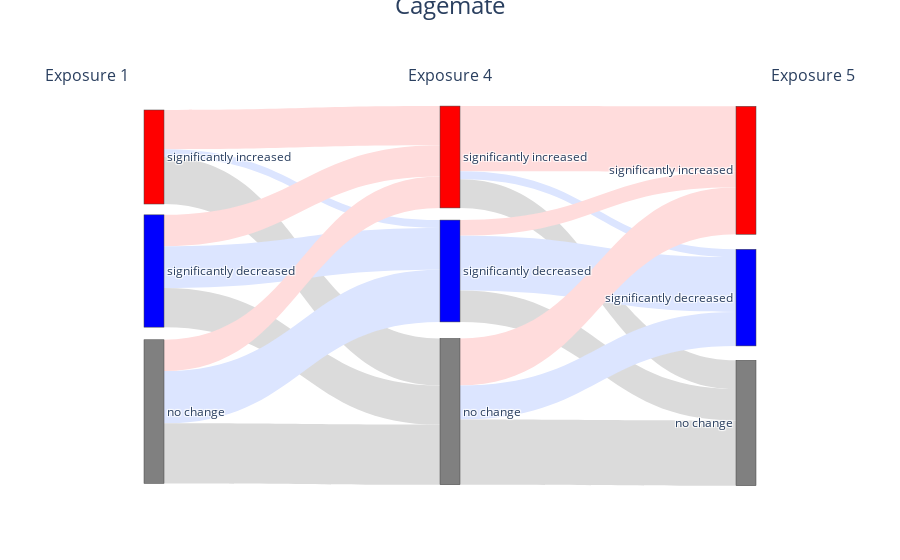

Notebook code for this chart:
### Code cell
names = ["significantly increased", "significantly decreased", "no change",           # First stage
                "significantly increased", "significantly decreased", "no change",  
                " significantly increased", " significantly decreased", " no change"]
targets = ["significantly increased", "significantly decreased", "no change",           # First stage
                "significantly increased", "significantly decreased", "no change",  
                " significantly increased", " significantly decreased", " no change",
                "significantly increased", "significantly decreased", "no change",           # First stage
                "significantly increased", "significantly decreased", "no change",  
                " significantly increased", " significantly decreased", " no change"]
color_dict = {'increased':'red','decreased':'blue','change':'grey'}
color_dict_links = {"increased":"#FFDCDC", 'decreased': "#DCE5FF", 'change':  "#DBDBDB"}
fig = go.Figure(data=[go.Sankey(
    node = dict(
        label = names,             # Third stage
        pad = 15,
        thickness = 20,
        color = [color_dict[x.split(' ')[-1]] for x in names] ,
        y = [0.15, 0.45, 0.82,     # First stage (A_1, B_1, C_1)
            0.15, 0.45, 0.82,     # Second stage (A_2, B_2, C_2) 
            0.185, 0.52, 0.85],    # Third stage (A_3, B_3, C_3)
       # x positions to space out stages
        x = [0.1, 0.1, 0.1,       # First stage
            0.5, 0.5, 0.5,       # Second stage
            0.9, 0.9, 0.9] 
    ),
    link = dict(
        # First stage to second stage
        source = [0, 0, 0,          # Math101 to Pass/Fail
                 1, 1, 1,
                 2, 2, 2,
                 3, 3, 3, 
                 4, 4, 4, 
                 5, 5, 5],          # Physics101 to Pass/Fail
        target = [3, 4, 5,          # to Pass Math/Fail Math
                 3, 4, 5,
                 3, 4, 5,
                 6, 7, 8,
                 6, 7, 8,
                 6, 7, 8],          # to Pass Physics/Fail Physics
        value = [15, 3, 18,        # 80 pass math, 20 fail
                12, 16, 15,         #sig inc, sig dec, no change
                12, 20, 23,
                25, 3, 11,
                6, 21, 12,
                18, 13, 25],  
        color = [color_dict_links[x.split(' ')[-1]] for x in targets],
        
      
               # 70 pass physics, 30 fail
    )
)])
fig.update_layout(
    annotations=[
        # First group title
        dict(
            x=-0.05,  # x position (0 to 1)
            y=1.1,  # y position above the plot
            xref="paper",
            yref="paper",
            text="Exposure 1",
            showarrow=False,
            font=dict(size=16)
        ),
        # Second group title
        dict(
            x=0.5,
            y=1.1,
            xref="paper",
            yref="paper",
            text="Exposure 4",
            showarrow=False,
            font=dict(size=16)
        ),
        # Third group title
        dict(
            x=1.05,
            y=1.1,
            xref="paper",
            yref="paper",
            text="Exposure 5",
            showarrow=False,
            font=dict(size=16)
        ),
        dict(
            x=.5,
            y=1.3,
            xref="paper",
            yref="paper",
            text="Cagemate",
            showarrow=False,
            font=dict(size=24)
        )
    ],
    # Add more top margin to make room for labels
    margin=dict(t=100)
)

fig.show()

### Figure 1 — Plotly figure (JSON) as saved in the notebook; plotly's stock layout.template omitted (floating-point values rounded to 4 significant figures)
{"data": [{"link": {"color": ["#FFDCDC", "#DCE5FF", "#DBDBDB", "#FFDCDC", "#DCE5FF", "#DBDBDB", "#FFDCDC", "#DCE5FF", "#DBDBDB", "#FFDCDC", "#DCE5FF", "#DBDBDB", "#FFDCDC", "#DCE5FF", "#DBDBDB", "#FFDCDC", "#DCE5FF", "#DBDBDB"], "source": [0, 0, 0, 1, 1, 1, 2, 2, 2, 3, 3, 3, 4, 4, 4, 5, 5, 5], "target": [3, 4, 5, 3, 4, 5, 3, 4, 5, 6, 7, 8, 6, 7, 8, 6, 7, 8], "value": [15, 3, 18, 12, 16, 15, 12, 20, 23, 25, 3, 11, 6, 21, 12, 18, 13, 25]}, "node": {"color": ["red", "blue", "grey", "red", "blue", "grey", "red", "blue", "grey"], "label": ["significantly increased", "significantly decreased", "no change", "significantly increased", "significantly decreased", "no change", " significantly increased", " significantly decreased", " no change"], "pad": 15, "thickness": 20, "x": [0.1, 0.1, 0.1, 0.5, 0.5, 0.5, 0.9, 0.9, 0.9], "y": [0.15, 0.45, 0.82, 0.15, 0.45, 0.82, 0.185, 0.52, 0.85]}, "type": "sankey"}], "layout": {"annotations": [{"font": {"size": 16}, "showarrow": false, "text": "Exposure 1", "x": -0.05, "xref": "paper", "y": 1.1, "yref": "paper"}, {"font": {"size": 16}, "showarrow": false, "text": "Exposure 4", "x": 0.5, "xref": "paper", "y": 1.1, "yref": "paper"}, {"font": {"size": 16}, "showarrow": false, "text": "Exposure 5", "x": 1.05, "xref": "paper", "y": 1.1, "yref": "paper"}, {"font": {"size": 24}, "showarrow": false, "text": "Cagemate", "x": 0.5, "xref": "paper", "y": 1.3, "yref": "paper"}], "margin": {"t": 100}}}
